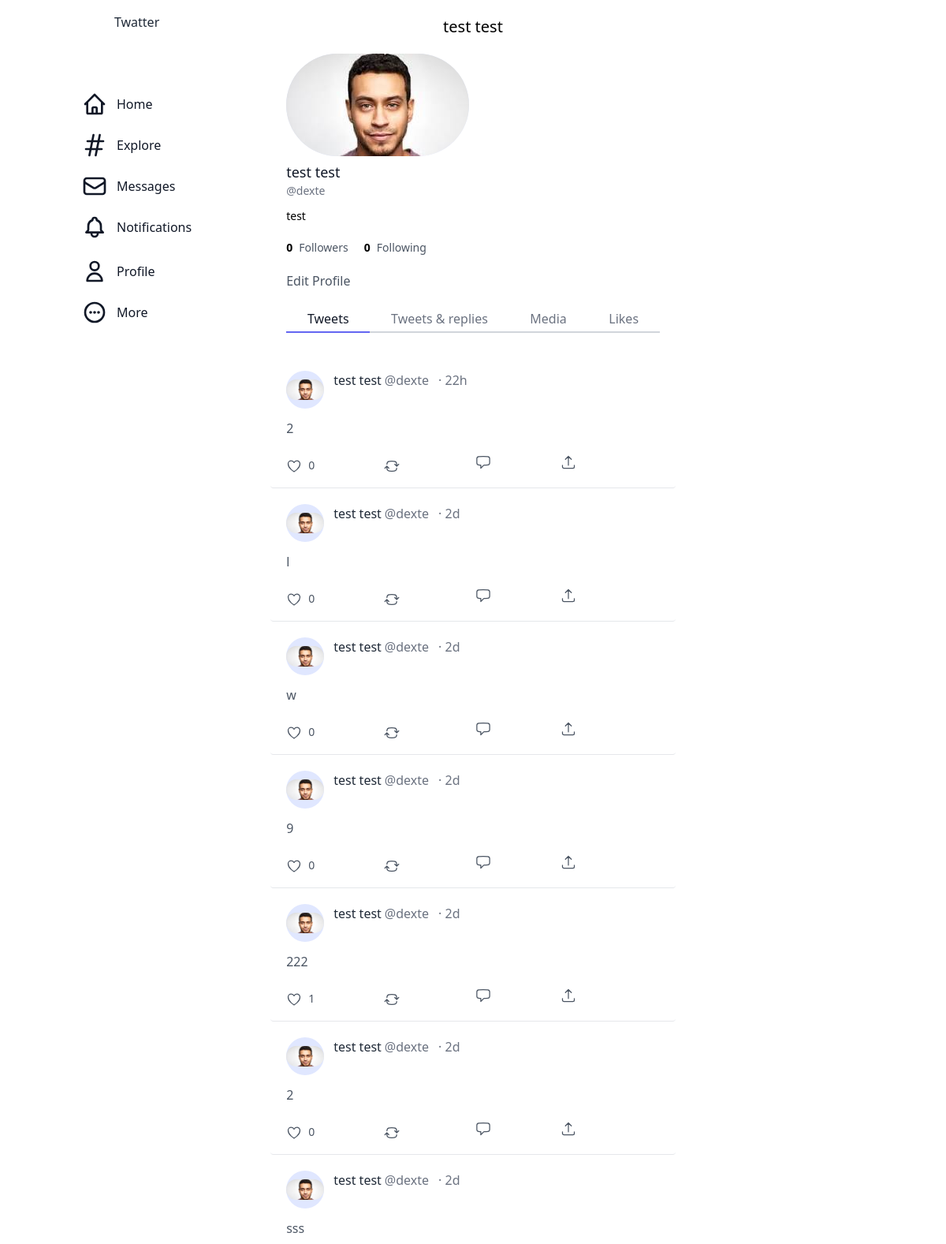
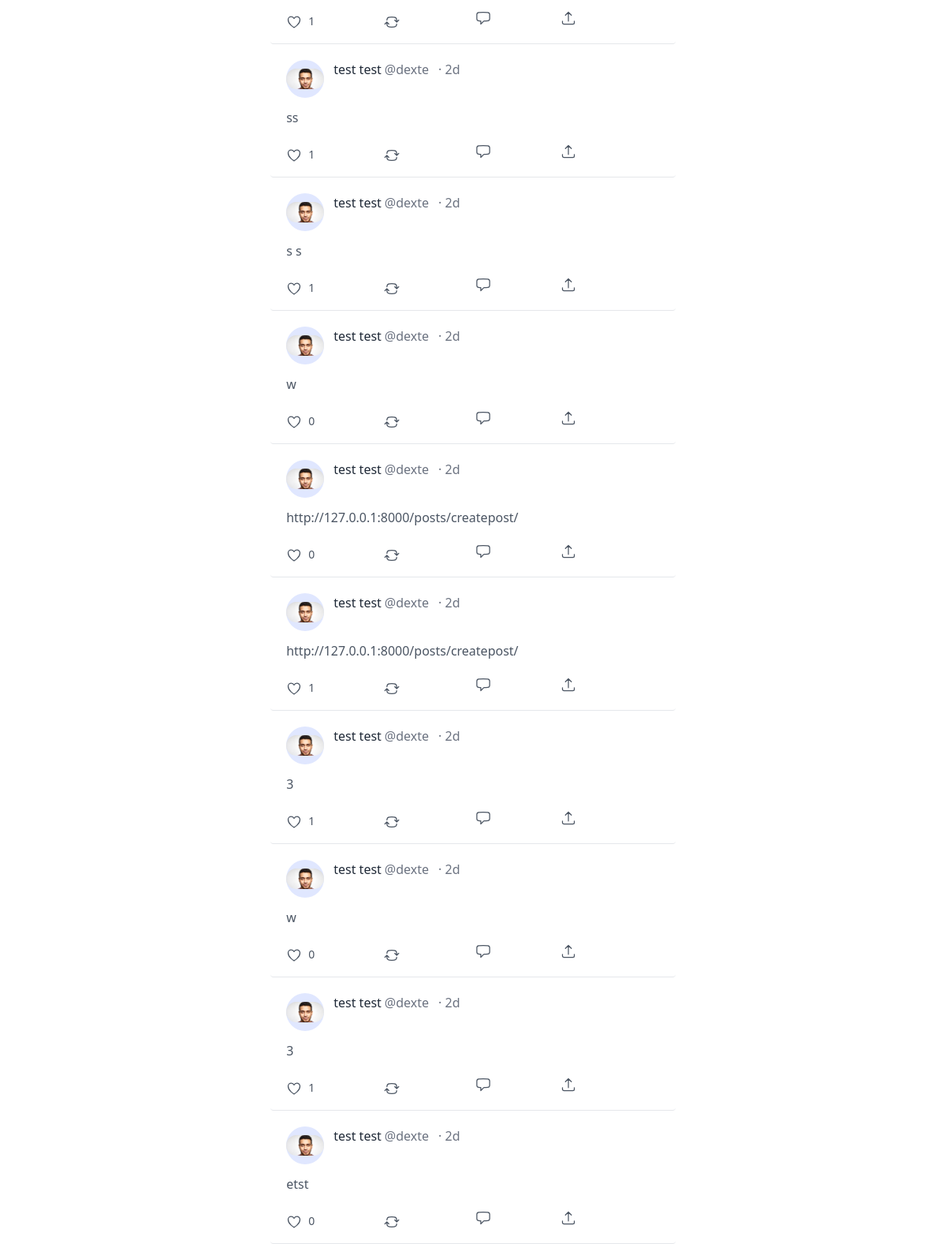
The app's page /user/profile/ (signed in) with its own data (2 pictures, top to bottom).
### main/models.py (models this page shows)
class User(AbstractUser):
    phone_number = models.CharField(max_length=20)
    pfp = models.ImageField()
    first_name = models.CharField(max_length = 10)
    last_name = models.CharField(max_length = 10)
    description = models.TextField (max_length= 200)
    followers = models.ManyToManyField("self", blank=True, symmetrical=False)
    following = models.ManyToManyField("self", blank=True)

### posts/models.py (models this page shows, shortened)
class Post(models.Model):
    post_body = models.TextField(max_length=124)
    user = models.ForeignKey(User, on_delete=models.CASCADE, blank = True, null = True )
    first_name = models.ForeignKey(User, on_delete=models.CASCADE, blank = True, null = True, related_name='first_name_1')
    created_date = models.DateTimeField(auto_now_add = True)
    is_tweet = models.BooleanField(default=False, blank=True,null=True)
    is_media = models.BooleanField(default=False, blank=True,null=True)
    is_reply = models.BooleanField(default=False, blank=True,null=True)
    likes = models.ManyToManyField(User, blank=True, related_name="likes")
    liked_post = models.ManyToManyField(User, blank=True, related_name="liked_post")
    class Meta:
        ordering = ['-created_date']
    def whenposted(self):
        now = timezone.now()
        diff = now - self.created_date
        if diff.days == 0 and diff.seconds >= 0 and diff.seconds < 60:
            seconds = diff.seconds
            if seconds == 0:
                return "Now"
            else:
                return str(seconds) + "s"
        if diff.days == 0 and diff.seconds >= 60 and diff.seconds < 3600:
            minutes= math.floor(diff.seconds/60)
            if minutes == 1:
                return str(minutes) + "m"
            else:
                return str(minutes) + "m"
        if diff.days == 0 and diff.seconds >= 3600 and diff.seconds < 86400:
            hours= math.floor(diff.seconds/3600)
            if hours == 1:
                return str(hours) + "h"
            else:
                return str(hours) + "h"
        if diff.days >= 1 and diff.days < 30:
            days= diff.days
            if days == 1:
                return str(days) + "d"
            else:
                return str(days) + "d"

### user/views.py (the view)
# urls.py: path('profile/', UserView.as_view(), name='profile'),
class UserView(ListView):
    template_name = "user/user.html"
    context_object_name = "posts"
    model = User
    model = Post
    def get(self, request, *args, **kwargs):
        pk=self.request.user.pk
        profile = User.objects.get(pk=pk)
        posts = Post.objects.filter(user=self.request.user)
        users = User.objects.filter(pk=pk)
        followers = profile.followers.all()
        following = profile.following.all()
        number_of_followers = len(followers)
        number_of_following = len(following)
        context={
            'users':users,
            'posts':posts,
            'number_of_followers':number_of_followers,
            'number_of_following':number_of_following,
        }
        return render(request,'user/user.html', context)

### user/templates/user/user.html (shortened to what this page needs)
{% extends "base.html" %}
{% load tailwind_filters %}
{% load static %}
{% load thumbnail %}
{% block content %}
{% include "navbar.html" %}
{% for user in users %}
<p class="title-font font-medium text-center text-xl mt-5 mb-5">{{ user.first_name }} {{ user.last_name }}</p>
<section class="text-gray-600 body-font overflow-hidden">
    <div class="infinite-item container px-5  mx-auto">
        <div class="flex items-center lg:w-3/5 md:w-2/5 sm:w-2/5 mx-auto rounded pb-3 border-gray-200 sm:flex-row flex-col">
          <div class="ml-5 mr-5 flex-grow sm:text-left text-center sm:mt-0">
            <a href="#" class=" h-30 w-30 mr-3 inline-flex items-center justify-center rounded-full bg-indigo-100 text-indigo-500 flex-shrink-0">
                <img src="{% thumbnail user.pfp 80x80 crop %}" class="rounded-full max-w-full h-auto" alt="">
              </a>
          <h1 class="text-gray-900 text-lg title-font font-medium">{{ user.first_name}} {{ user.last_name}} </h1>
          <h2 class="text-sm title-font text-gray-500">@{{ user.username }}</h2>
          <h2 class="text-sm title-font mt-3 text-black">{{ user.description }}</h2>
          <div class="grid grid-flow-col mb-5 mt-5 auto-cols-max">
            <a href="" class="text-sm title-font text-black font-bold flex-grow mr-2">{{ number_of_followers }} </a>
            <a href="" class="text-sm title-font text-gray-600 hover:text-black flex-grow">Followers</a>
            <a href="" class="text-sm title-font text-black font-bold flex-grow ml-5 mr-2 ">{{ number_of_following }} </a>
            <a href="" class="text-sm title-font text-gray-600 hover:text-black flex-grow">Following</a>
          </div>
          <div class="mb-5">
            <a href="{% url 'user:edit-profile' pk=user.pk %}" class="btn btn-lg hover:text-gray-900">Edit Profile</a>
          </div>
          <div class="flex mb-4">
            <a href="" class="flex-grow title-font font-medium text-gray-900 hover:bg-gray-100 border-b-2 text-center border-indigo-500 py-1 text-md ">Tweets</a>
            <a href="" class="flex-grow title-font font-medium text-gray-500 hover:bg-gray-100 border-b-2 text-center border-gray-300 py-1 text-md">Tweets & replies</a>
            <a href="" class="flex-grow title-font font-medium text-gray-500 hover:bg-gray-100 border-b-2 border-gray-300 py-1 text-center text-md">Media</a>
            <a href="" class="flex-grow title-font font-medium text-gray-500 hover:bg-gray-100 border-b-2 border-gray-300 py-1 text-md text-center">Likes</a>
          </div>
{% endfor %}
          </div>
        </div>
      </div>
    </div>
{% for post in posts %}
<a href="">
<div class="text-gray-600 body-font infinite-container">
    <div class="max-w-4xl  infinite-item container px-5  mx-auto">
      <div class="flex items-center lg:w-3/5 md:w-2/5 sm:w-2/5 mx-auto border-b rounded pb-3 border-gray-200 sm:flex-row flex-col">
        <div class="ml-5 mr-5 flex-grow sm:text-left text-center sm:mt-0">
          <div class="grid grid-flow-col mt-5 auto-cols-max">
            {% if post.user.username == user.username %}
            <a href="{% url 'user:profile' %}" class="sm:w-12 sm:h-12 h-12 w-12 mr-3 inline-flex items-center justify-center rounded-full bg-indigo-100 text-indigo-500 flex-shrink-0">
              <img src="{% thumbnail post.user.pfp 80x80 crop %}" class="rounded-full max-w-full h-auto" alt="">
            </a>
            <a href="{% url 'user:profile' %}" class="title-font hover:underline font-medium text-gray-800 mr-1">{{ post.user.first_name }} {{ post.user.last_name }}</a>
            <a href="{% url 'user:profile' %}" class=" text-gray-500 mr-3">@{{ post.user.username }}</a>
            {% endif %}
            <div class="text-gray-500"> · {{post.whenposted}}</div>
          </div>
          <p class="leading-relaxed break-all mt-3">{{ post.post_body}}</p>
          <div class="btn-contain">
            <div class="grid grid-flow-col auto-cols-max gap-20 mt-5">
            <div class="grid grid-flow-col auto-cols-max gap-2">
              <button class="like"
              id="button-{{ post.pk}}"
              data-href="{% url 'posts:add-like' post.pk %}" name="like-btn" data-pk="{{ post.pk }}">
              </button>
            <div id="refreshDivID-{{ post.pk }}">
              <div class="reloaded-divs-{{ post.pk }}">
              <p class="mt-1 text-sm">{{ post.likes.count }}</p>
            </div>
          </div>
            </div>
            <div class="grid grid-flow-col auto-cols-max gap-2">
              <button>
              </button>
            </div>
            <div class="grid grid-flow-col auto-cols-max gap-2">
              <a href="{% url 'posts:comments' post.pk %}">
              <button >
              </button>
            </a>
            </div>
            <div>
              <button>
                <svg xmlns="http://www.w3.org/2000/svg" fill="none" viewBox="0 0 24 24" stroke-width="1.5" stroke="currentColor" class="w-5 ml-2 h-5">
                  <path stroke-linecap="round" stroke-linejoin="round" d="M3 16.5v2.25A2.25 2.25 0 005.25 21h13.5A2.25 2.25 0 0021 18.75V16.5m-13.5-9L12 3m0 0l4.5 4.5M12 3v13.5" />
                </svg>
              </button>
            </div>
</div>
          </div>
        </div>
      </div>
    </div>
    </div>
{% endfor %}
{% endblock content %}

### records on screen
User: first_name "test", last_name "test", pfp (picture), username "dexte", description "test", number_of_followers "0", number_of_following "0"
Post: user.pfp (picture), user.first_name "test", user.last_name "test", user.username "dexte", whenposted "22h", post_body "2", likes.count "0"
Post: user.pfp (picture), user.first_name "test", user.last_name "test", user.username "dexte", whenposted "2d", post_body "l", likes.count "0"
Post: user.pfp (picture), user.first_name "test", user.last_name "test", user.username "dexte", whenposted "2d", post_body "w", likes.count "0"
Post: user.pfp (picture), user.first_name "test", user.last_name "test", user.username "dexte", whenposted "2d", post_body "9", likes.count "0"
Post: user.pfp (picture), user.first_name "test", user.last_name "test", user.username "dexte", whenposted "2d", post_body "222", likes.count "1"
Post: user.pfp (picture), user.first_name "test", user.last_name "test", user.username "dexte", whenposted "2d", post_body "2", likes.count "0"
Post: user.pfp (picture), user.first_name "test", user.last_name "test", user.username "dexte", whenposted "2d", post_body "sss", likes.count "1"
Post: user.pfp (picture), user.first_name "test", user.last_name "test", user.username "dexte", whenposted "2d", post_body "ss", likes.count "1"
Post: user.pfp (picture), user.first_name "test", user.last_name "test", user.username "dexte", whenposted "2d", post_body "s s", likes.count "1"
Post: user.pfp (picture), user.first_name "test", user.last_name "test", user.username "dexte", whenposted "2d", post_body "w", likes.count "0"
Post: user.pfp (picture), user.first_name "test", user.last_name "test", user.username "dexte", whenposted "2d", post_body "http://127.0.0.1:8000/posts/createpost/", likes.count "0"
Post: user.pfp (picture), user.first_name "test", user.last_name "test", user.username "dexte", whenposted "2d", post_body "http://127.0.0.1:8000/posts/createpost/", likes.count "1"
Post: user.pfp (picture), user.first_name "test", user.last_name "test", user.username "dexte", whenposted "2d", post_body "3", likes.count "1"
Post: user.pfp (picture), user.first_name "test", user.last_name "test", user.username "dexte", whenposted "2d", post_body "w", likes.count "0"
Post: user.pfp (picture), user.first_name "test", user.last_name "test", user.username "dexte", whenposted "2d", post_body "3", likes.count "1"
Post: user.pfp (picture), user.first_name "test", user.last_name "test", user.username "dexte", whenposted "2d", post_body "etst", likes.count "0"
